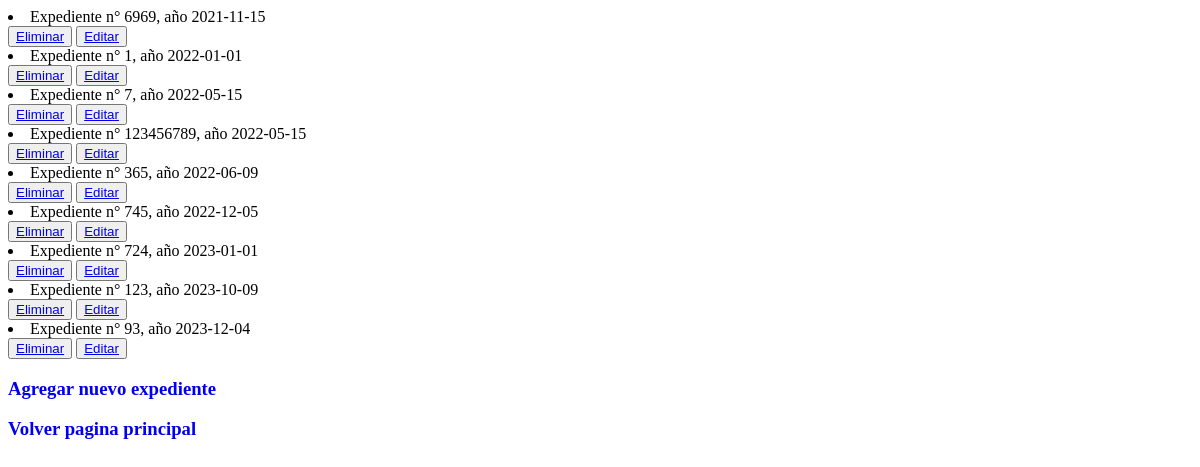
/appdemanda/leerExpedientes, run on an earlier commit of the app's database.
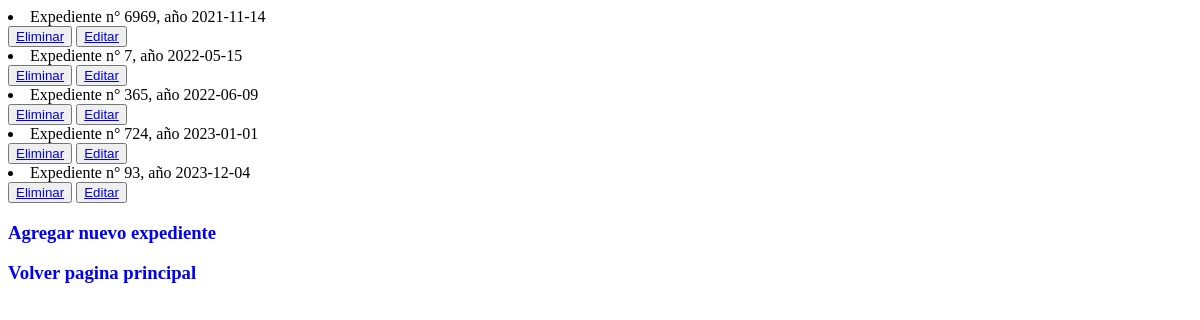
And on a later commit of the database.
### appdemanda/models.py (models this page shows)
class Expediente(models.Model):
    numero = models.IntegerField()
    presentado = models.DateField()
    class Meta:
        ordering = ['presentado']
    def __str__(self):
        return f'Expediente n° {self.numero}, año {self.presentado}'

### appdemanda/views.py (the view)
# urls.py: path('leerExpedientes',  leerExpedientes, name = "leerExpedientes"),
def leerExpedientes (request):
     expedientes = Expediente.objects.all()
     contexto = {"expedientes" : expedientes}
     return render (request, "leerExpedientes.html", contexto)

### appdemanda/templates/leerExpedientes.html (shortened to what this page needs)
<!DOCTYPE html>
<html lang="en">
<head>
</head>
<body>
    {% for p in expedientes %}
    <li>{{p}}</li>
    <button>
    <a href="{% url 'eliminar_expediente' p.numero %}"> Eliminar</a>
    </button>
    <button>
    <a href="{% url 'editar_expediente' p.numero %}"> Editar</a>
    </button>
    {% endfor %}
 <h3><a style="text-decoration: none" href="{% url "expediente" %}">Agregar nuevo expediente</a></h3>
 <h3><a style="text-decoration: none" href="{% url "index" %}">Volver pagina principal</a></h3>
</body>
</html>

What changed in the data, as far as the page shows it:
removed Expediente: numero+presentado "Expediente n° 1, año 2022-01-01"
removed Expediente: numero+presentado "Expediente n° 123456789, año 2022-05-15"
removed Expediente: numero+presentado "Expediente n° 745, año 2022-12-05"
removed Expediente: numero+presentado "Expediente n° 123, año 2023-10-09"
changed Expediente: numero+presentado "Expediente n° 6969, año 2021-11-15" → "Expediente n° 6969, año 2021-11-14"
